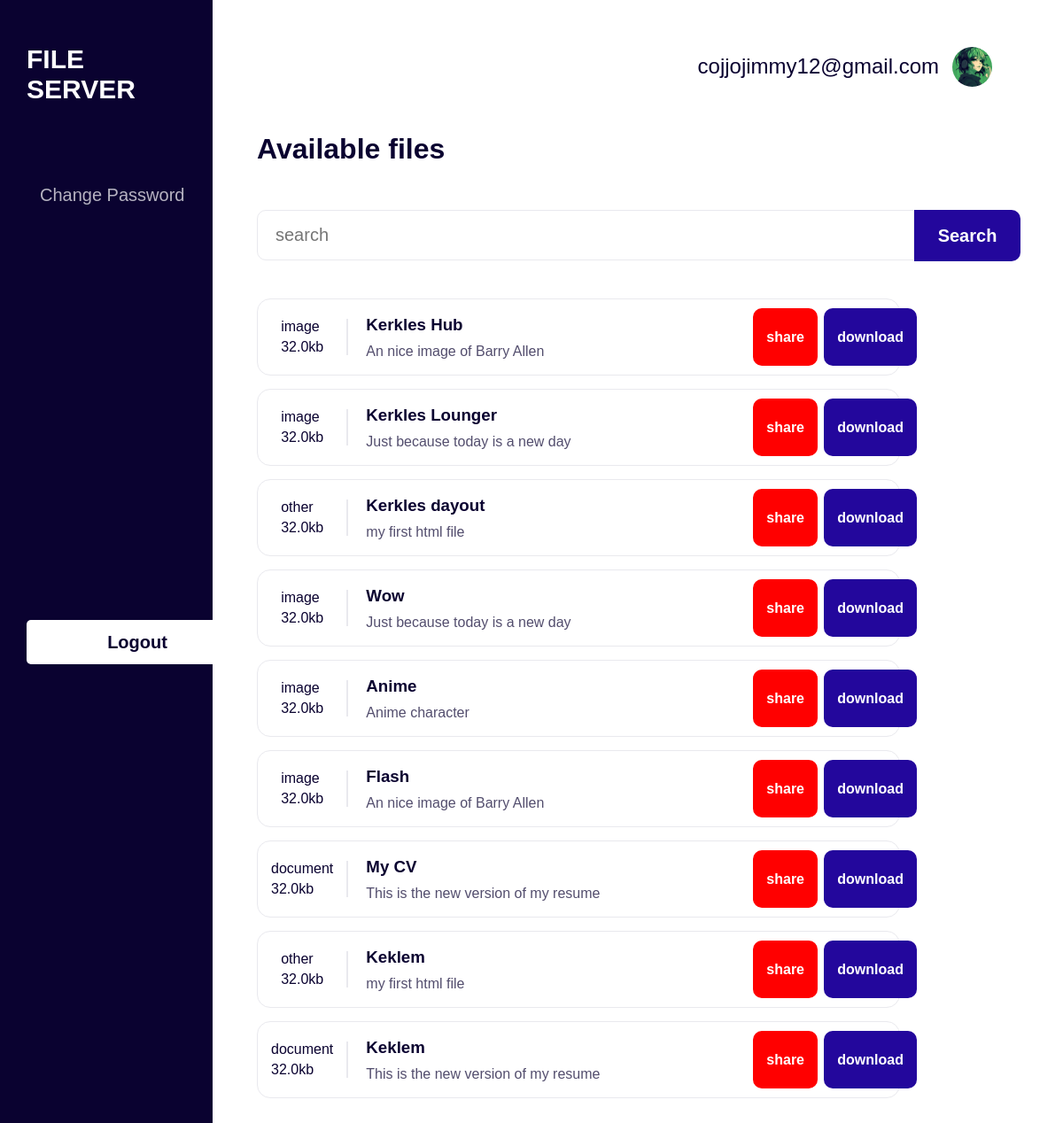
Before: /feed/ (signed in) with the older database file.
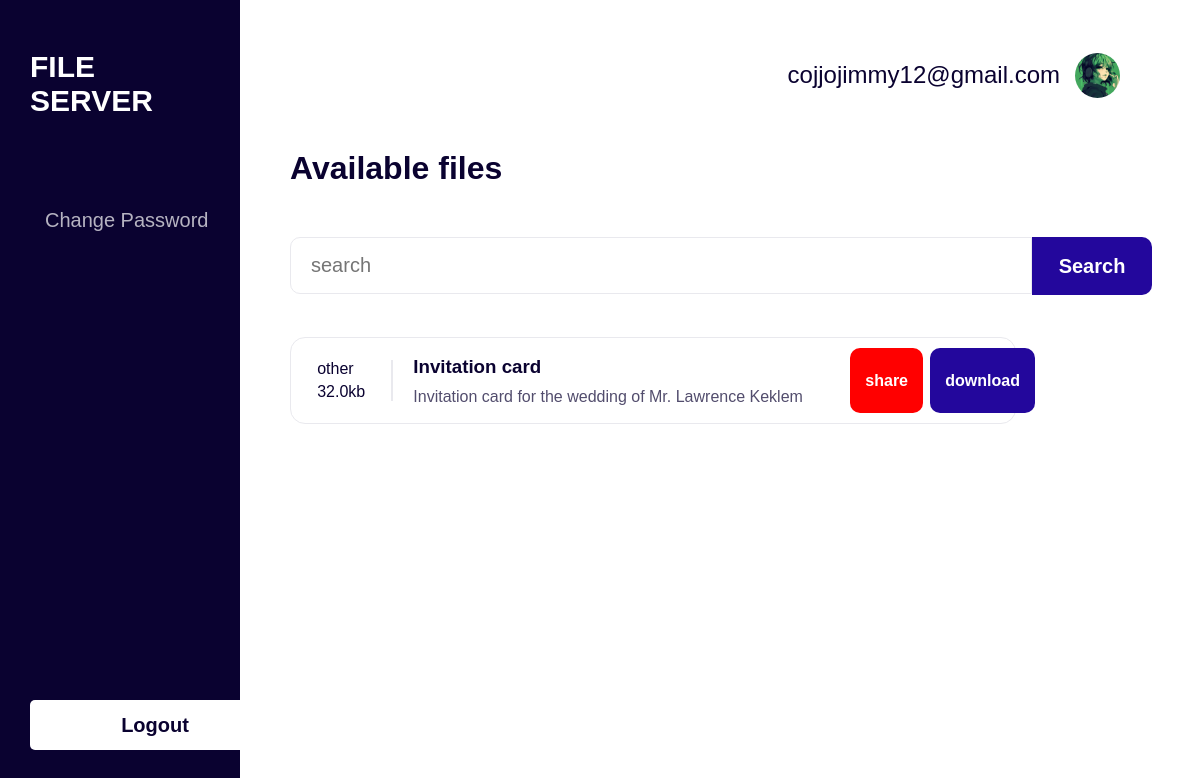
After: the same page with the newer database file.
### userAuth/models.py (models this page shows, shortened)
class User(AbstractBaseUser, PermissionsMixin):
    email = models.EmailField(unique=True)
    name = models.CharField(max_length=150, default="")
    is_active = models.BooleanField(default=True)
    is_staff = models.BooleanField(default=False)
    date_joined = models.DateTimeField(default=timezone.now)
    last_login = models.DateTimeField(blank=True, null=True)
    is_email_verified = models.BooleanField(default=False)
    objects = CustomUserManager()
    USERNAME_FIELD = 'email'
    EMAIL_FIELD = 'email'
    REQUIRED_FIELDS = []
    class Meta:
        verbose_name = 'User'
        verbose_name_plural = 'Users'
        ordering = ['-date_joined']
    groups = models.ManyToManyField(
        'auth.Group',
        related_name='auth_users',
        blank=True,
        verbose_name='groups',
        help_text='The groups this user belongs to. A user will get all permissions granted to each of their groups.',
    )
    user_permissions = models.ManyToManyField(
        'auth.Permission',
        related_name='auth_users',
        blank=True,
        verbose_name='user permissions',
        help_text='Specific permissions for this user.',
        related_query_name='user',
    )

### fileManager/models.py (models this page shows, shortened)
class File(models.Model):
    id = models.AutoField(primary_key=True)
    title = models.CharField(max_length=255, blank=False)
    description = models.TextField(blank=True)
    file = models.FileField(upload_to='', default='')
    date = models.DateTimeField(auto_now_add=True)
    file_type = models.CharField(max_length=50, blank=True)
    downloads_count = models.IntegerField(default=0)
    emailed_count = models.IntegerField(default=0)
    objects = FileManager()
    class Meta:
        ordering = ["-date"]

### fileManager/views.py (the view)
# urls.py: path('feed/', views.files_page, name='feed'),
@login_required
def files_page(request):
    user = request.user
    if request.method == 'POST':
        query = request.POST.get('query')
        files = File.objects.search(query)
        if not files:
            files = []
        return render(request, 'files.html', {'user': request.user, 'files': files, 'query': query})
    else:
        files = File.objects.all()
        return render(request, 'files.html', {'user': user, 'files': files})

### fileManager/templates/files.html (shortened to what this page needs)
<!DOCTYPE html>
<html lang="en">
<head>
    {% load static %}
    <link rel="stylesheet" href="{% static 'css/filestyle.css' %}">
</head>
<body>
    <div class="container">
        <div class="aside">
            <h1>File Server</h1>
            <div class="actionables">
                <a href="/reset_password">change password</a>
            </div>
            <form method="post" action="{% url 'logout' %}">
                <button type="submit">Logout</button>
            </form>
        </div>
        <div class="content">
            <div class="profile">
                <p class="email">{{ user.email }}</p>
                <img src="{% static 'images/profile.png' %}" alt="">
            </div>
            <h1>Available files</h1>
            <div class="searchbar">
                <form method="post" action="{% url 'feed' %}">
                    <input type="text" placeholder="search" name="query" value="{{query}}">
                    <button type="submit">Search</button>
                </form>
            </div>
            {% if files|length > 0%}
                <div class="files">
                    {% for file in files %}
                        <div class="file">
                            <div class="thumbnail">
                                <div class="thumb">
                                    <p>{{file.file_type}}</p>
                                    <p>32.0kb</p>
                                </div>
                            </div>
                            <div class="item">
                                <h3>{{ file.title }}</</h3>
                                <p>{{ file.description }}</p>
                            </div>
                            <div class="action">
                                <a href="email/{{file.pk}}" id="share">share</a>
                                <a href="download/{{file.pk}}" id="download">download</a>
                            </div>
                        </div>
                    {% endfor %}
                </div>
            {% else %}
                <p>No files found</p>
            {% endif %}
        </div>
    </div>
</body>
</html>

### static/css/filestyle.css (style rules this page uses)
html { height: 100vh; }
body { margin: 0; padding: 0; display: flex; align-items: center; justify-content: center; height: 100vh; width: 100vw; font-family: Arial, Helvetica, sans-serif; background-color: #0a0230; }
h1,h2,h3,h4, p { margin: 0; }
.container { display: flex; width: 100%; height: 100%; }
.container .aside { display: flex; flex-direction: column; width: calc(20% - 60px); color: white; height: calc(100% - 100px); justify-content: space-between; align-items: flex-start; padding: 50px 30px; gap: 80px; left: 0; }
.container .content { background-color: white; width: calc(80% - 100px); height: fit-content; min-height: calc(100% - 100px); display: flex; flex-direction: column; align-items: flex-start; justify-content: flex-start; padding: 50px; color: #0a0230; }
.container .aside h1 { font-size: 30px; text-transform: uppercase; font-weight: bold; }
.container .aside a { font-size: 20px; opacity: 0.7; text-transform: capitalize; color: white; text-decoration: none; border-radius: 20px; margin-bottom: 80px; }
.container .aside .actionables { height: 60%; display: flex; flex-direction: column; justify-content: flex-start; }
.container .aside form button { height: 50px; width: 250px; outline: none; border: none; color: #0a0230; background-color: white; font-size: 20px; font-weight: bold; border-radius: 5px; }
.content { display: flex; flex-direction: column; gap: 50px; }
.content .profile { width: calc(100% - 60px); height: 50px; display: flex; align-items: center; justify-content: flex-end; padding: 0 30px; gap: 15px; }
.profile img { width: 45px; height: 45px; border-radius: 50%; }
.profile p { font-size: 24px; color: #0a0230; }
.content .files { display: flex; flex-direction: column; width: calc(90% - 50px); align-items: flex-start; gap: 15px; }
.files .file { display: flex; width: 100%; min-height: 60px; border-radius: 15px; border: 1px solid rgb(233, 233, 238); align-items: center; justify-content: space-between; padding: 10px 0; background-color: white; }
.files .file .thumbnail { height: 100%; width: 15%; border-right: 2px solid rgb(233, 233, 238); display: flex; align-items: center; justify-content: center; }
.file .thumbnail .thumb { display: flex; flex-direction: column; gap: 5px; }
.files .file .item { display: flex; flex-direction: column; align-items: flex-start; justify-content: center; height: 100%; width: 65%; border-right: 2px solid rgb(233, 233, 238); padding: 0 20px; }
.file .item p { font-size: 16px; font-weight: lighter; opacity: 0.7; margin-top: 10px; }
.files .file .action { display: flex; align-items: center; justify-content: center; gap: 5%; width: 20%; }
.files .file .action a { text-decoration: none; width: 100px; height: 45px; background-color: #23079c; color: white; display: flex; align-items: center; justify-content: center; font-weight: bold; border-radius: 10px; }
#share { background-color: red; }
.searchbar { display: flex; align-items: center; justify-content: center; }
.searchbar form { height: 50px; display: flex; }
.searchbar form input { width: 700px; height: 35px; font-size: 20px; border-radius: 10px; border: 1px solid rgb(233, 233, 238); outline: none; padding: 10px 20px; border-top-right-radius: 0; border-bottom-right-radius: 0; }
.searchbar form button { width: 120px; background-color: #23079c; color: white; font-size: 20px; font-weight: bold; border-top-right-radius: 10px; border-bottom-right-radius: 10px; height: 58px; outline: none; border: none; }
a { text-decoration: none; padding: 10px 15px; width: 100%; }

Changed rows visible on the page:
removed File: file_type "image", title "Kerkles Hub", description "An nice image of Barry Allen"
removed File: file_type "image", title "Kerkles Lounger", description "Just because today is a new day"
removed File: file_type "other", title "Kerkles dayout", description "my first html file"
removed File: file_type "image", title "Wow", description "Just because today is a new day"
removed File: file_type "image", title "Anime", description "Anime character"
removed File: file_type "image", title "Flash", description "An nice image of Barry Allen"
removed File: file_type "document", title "My CV", description "This is the new version of my resume"
removed File: file_type "other", title "Keklem", description "my first html file"
removed File: file_type "document", title "Keklem", description "This is the new version of my resume"
added File: file_type "other", title "Invitation card", description "Invitation card for the wedding of Mr. Lawrence Keklem"
